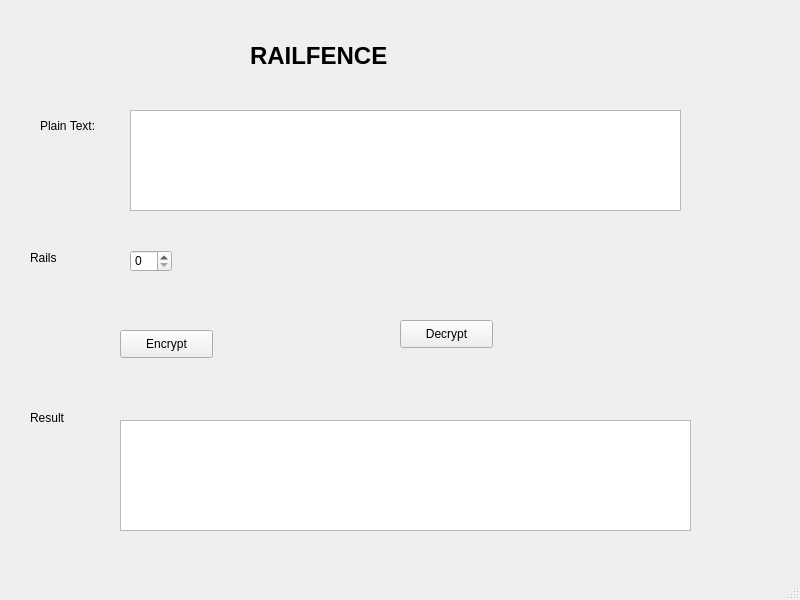
<?xml version="1.0" encoding="UTF-8"?>
<ui version="4.0">
 <class>MainWindow</class>
 <widget class="QMainWindow" name="MainWindow">
  <property name="geometry">
   <rect>
    <x>0</x>
    <y>0</y>
    <width>800</width>
    <height>600</height>
   </rect>
  </property>
  <property name="windowTitle">
   <string>MainWindow</string>
  </property>
  <widget class="QWidget" name="centralwidget">
   <widget class="QLabel" name="label">
    <property name="geometry">
     <rect>
      <x>250</x>
      <y>20</y>
      <width>211</width>
      <height>71</height>
     </rect>
    </property>
    <property name="font">
     <font>
      <pointsize>18</pointsize>
      <weight>75</weight>
      <bold>true</bold>
     </font>
    </property>
    <property name="text">
     <string>RAILFENCE</string>
    </property>
   </widget>
   <widget class="QLabel" name="label_2">
    <property name="geometry">
     <rect>
      <x>40</x>
      <y>110</y>
      <width>81</width>
      <height>31</height>
     </rect>
    </property>
    <property name="text">
     <string>Plain Text:	</string>
    </property>
   </widget>
   <widget class="QTextEdit" name="plainTextEdit">
    <property name="geometry">
     <rect>
      <x>130</x>
      <y>110</y>
      <width>551</width>
      <height>101</height>
     </rect>
    </property>
   </widget>
   <widget class="QLabel" name="label_3">
    <property name="geometry">
     <rect>
      <x>30</x>
      <y>250</y>
      <width>55</width>
      <height>16</height>
     </rect>
    </property>
    <property name="text">
     <string>Rails</string>
    </property>
   </widget>
   <widget class="QSpinBox" name="railsSpinBox">
    <property name="geometry">
     <rect>
      <x>130</x>
      <y>250</y>
      <width>42</width>
      <height>22</height>
     </rect>
    </property>
   </widget>
   <widget class="QPushButton" name="encryptButton">
    <property name="geometry">
     <rect>
      <x>120</x>
      <y>330</y>
      <width>93</width>
      <height>28</height>
     </rect>
    </property>
    <property name="text">
     <string>Encrypt</string>
    </property>
   </widget>
   <widget class="QPushButton" name="decryptButton">
    <property name="geometry">
     <rect>
      <x>400</x>
      <y>320</y>
      <width>93</width>
      <height>28</height>
     </rect>
    </property>
    <property name="text">
     <string>Decrypt</string>
    </property>
   </widget>
   <widget class="QLabel" name="label_4">
    <property name="geometry">
     <rect>
      <x>30</x>
      <y>410</y>
      <width>55</width>
      <height>16</height>
     </rect>
    </property>
    <property name="text">
     <string>Result</string>
    </property>
   </widget>
   <widget class="QTextEdit" name="resultTextEdit">
    <property name="geometry">
     <rect>
      <x>120</x>
      <y>420</y>
      <width>571</width>
      <height>111</height>
     </rect>
    </property>
   </widget>
  </widget>
  <widget class="QMenuBar" name="menubar">
   <property name="geometry">
    <rect>
     <x>0</x>
     <y>0</y>
     <width>800</width>
     <height>26</height>
    </rect>
   </property>
  </widget>
  <widget class="QStatusBar" name="statusbar"/>
 </widget>
 <resources/>
 <connections/>
</ui>
